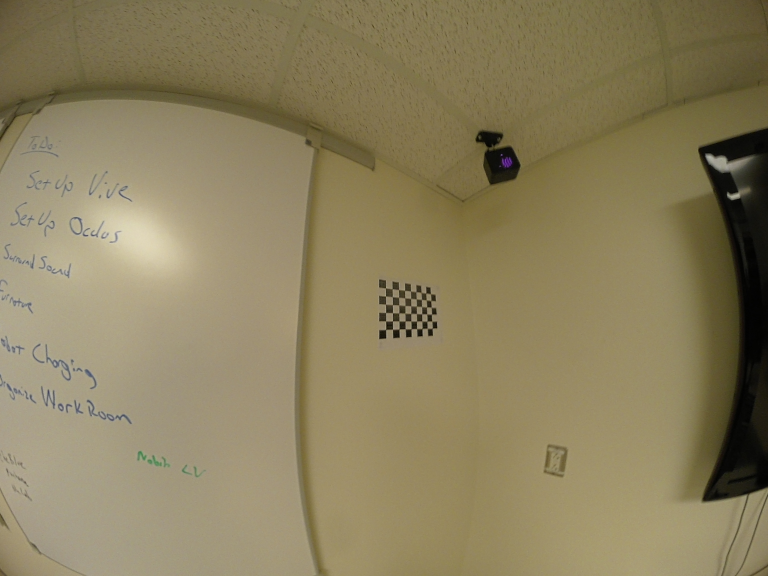
#> input picture stitcher/distortion_corrector/calibrate/inputs/104_0001.JPG, 2304 x 1728 px (shown at 1/3 size); its folder holds only this picture in this run
$ python calibrate.py inputs/104_0001.JPG
#> lines starting #> are read from the running program, lines starting #| are printed output that depends on the picture; long printed decimals are rounded
#!/usr/bin/env python

"""
camera calibration for distorted images with chess board samples
reads distorted images, calculates the calibration and write undistorted images

usage:
    calibrate.py [--debug <output path>] [--square_size] [<image mask>]

default values:
    --debug:    ./output/
    --square_size: 1.0
    <image mask> defaults to ../data/left*.jpg
"""

from __future__ import print_function
import os
import sys
import getopt
from glob import glob
import numpy as np
import cv2
import imutils

# pylint: disable=R0914
def main():
    """
    Calibration routine
    """
    args, img_mask = getopt.getopt(sys.argv[1:], '', ['debug=', 'square_size='])
    args = dict(args)
    args.setdefault('--debug', './output/')
    args.setdefault('--square_size', 1.0)
    if not img_mask:
        img_mask = 'inputs/*'
    else:
        img_mask = img_mask[0]

    img_names = glob(img_mask)
    debug_dir = args.get('--debug')
    if not os.path.isdir(debug_dir):
        os.mkdir(debug_dir)
    square_size = float(args.get('--square_size'))

    pattern_size = (9, 6)
    pattern_points = np.zeros((np.prod(pattern_size), 3), np.float32)
    pattern_points[:, :2] = np.indices(pattern_size).T.reshape(-1, 2)
    pattern_points *= square_size

    obj_points = []
    img_points = []
    height, width = 0, 0
    for filename in img_names:
        print('processing %s... ' % filename, end='')
        img = cv2.imread(filename, 0)
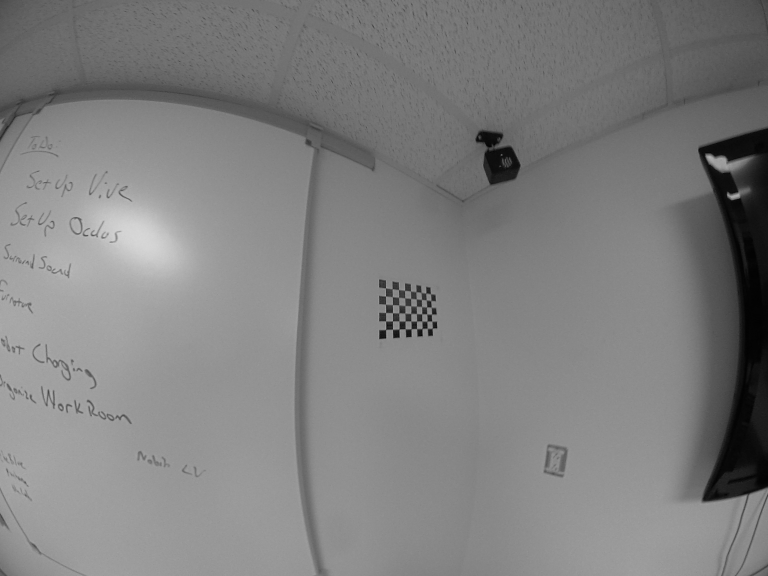
#> img: shape (1728, 2304) (shown at 1/3 size); min 1, max 218, mean 127.8
        if img is None:
            print("Failed to load", filename)
            continue

        height, width = img.shape[:2]
#> height = 1728; width = 2304
        found, corners = cv2.findChessboardCorners(img, pattern_size)
#> found = True; corners = 54 rows, first 8: [1157.9, 863.7], [1176.8, 866.8], [1196.7, 869.2], [1214.3, 870.8], [1232.7, 872.5], [1249, 876.5], [1264, 878.5], [1277.5, 879.2]
        if found:
            term = (cv2.TERM_CRITERIA_EPS + cv2.TERM_CRITERIA_COUNT, 30, 0.1)
            cv2.cornerSubPix(img, corners, (5, 5), (-1, -1), term)

        # [8 lines of commented-out code are left out]

        if not found:
            print('Chessboard not found.')
            continue

        img_points.append(corners.reshape(-1, 2))
        obj_points.append(pattern_points)

        print('ok')

    # calculate camera distortion
    rms, camera_matrix, dist_coefs, _, _ = cv2.calibrateCamera(obj_points,
                                                               img_points,
                                                               (width, height),
                                                               None, None)
#> rms = 0.333; camera_matrix = [[817.7, 0, 1147.7], [0, 691.8, 872.4], [0, 0, 1]]; dist_coefs = [[-1.34, -3.42, 0.105, 0.042, 161.4]]

    print("\nRMS:", rms)
#| RMS: 0.3334
    print("camera matrix:\n", camera_matrix)
#| camera matrix:
#|  [[8.17729421e+02 0.00000000e+00 1.14765516e+03]
#|  [0.00000000e+00 6.91767936e+02 8.72443389e+02]
#|  [0.00000000e+00 0.00000000e+00 1.00000000e+00]]
    print("distortion coefficients: ", dist_coefs.ravel())
#| distortion coefficients:  [-1.33940112e+00 -3.42069201e+00  1.05320163e-01  4.20116468e-02
#|   1.61371087e+02]

    dist_coefs = dist_coefs.ravel()
#> dist_coefs = [-1.34, -3.42, 0.105, 0.042, 161.4]
    for i in range(3):
        i = i+2
        dist_coefs[i] = 0
#> after the loop, dist_coefs = [-1.34, -3.42, 0, 0, 0]
    print(dist_coefs)
#| [-1.339 -3.421  0.          0.          0.        ]
#> (the run stopped early here; a loop or call above may not have finished)

$ run again, on stitcher/distortion_corrector/calibrate/inputs/104_0005.JPG
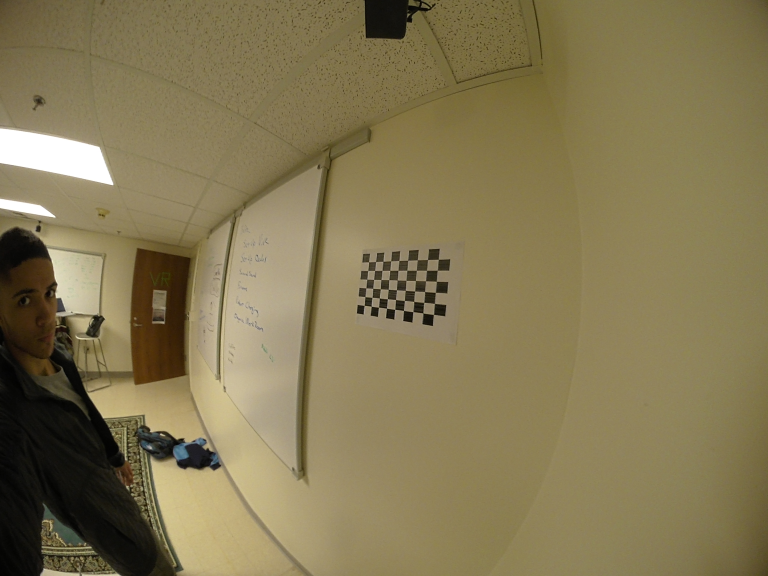
#> input picture stitcher/distortion_corrector/calibrate/inputs/104_0005.JPG, 2304 x 1728 px (shown at 1/3 size)
#> in main, `img = cv2.imread(filename, 0)`:
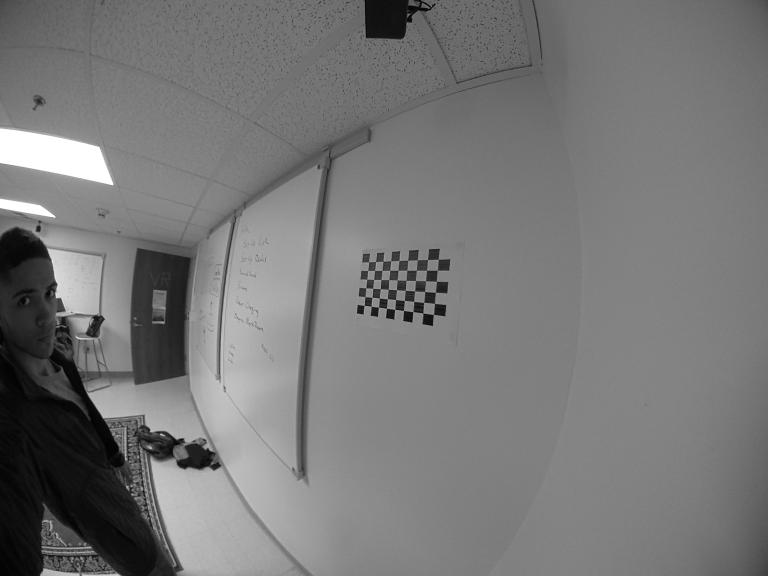
#> img: shape (1728, 2304) (shown at 1/3 size); min 0, max 255, mean 119.2
#> found = True; corners = 54 rows, first 8: [1107.4, 786], [1128.1, 786.4], [1150.1, 784.8], [1173.6, 784.2], [1197.5, 782.8], [1224.5, 782.2], [1252.4, 780.5], [1283.7, 780.4]
#> in main, `rms, camera_matrix, dist_coefs, _, _ = cv2.calibrateCamera(obj_points,..`: rms = 0.379; camera_matrix = [[593.6, 0, 1153.2], [0, 590, 871.4], [0, 0, 1]]; dist_coefs = [[-0.38, 4.75, -0.000927, 0.0313, -20.88]]
#| RMS: 0.3788
#| camera matrix:
#|  [[5.93558077e+02 0.00000000e+00 1.15318450e+03]
#|  [0.00000000e+00 5.89967358e+02 8.71434190e+02]
#|  [0.00000000e+00 0.00000000e+00 1.00000000e+00]]
#| distortion coefficients:  [-3.80162356e-01  4.75079801e+00 -9.27224199e-04  3.12538014e-02
#|  -2.08807524e+01]
#> in main, `dist_coefs = dist_coefs.ravel()`: dist_coefs = [-0.38, 4.75, -0.000927, 0.0313, -20.88]
#> after the loop in main, `for i in range(3):`: dist_coefs = [-0.38, 4.75, 0, 0, 0]
#| [-0.3802  4.751  0.          0.          0.        ]

$ run again, on stitcher/distortion_corrector/calibrate/inputs/104_0006.JPG
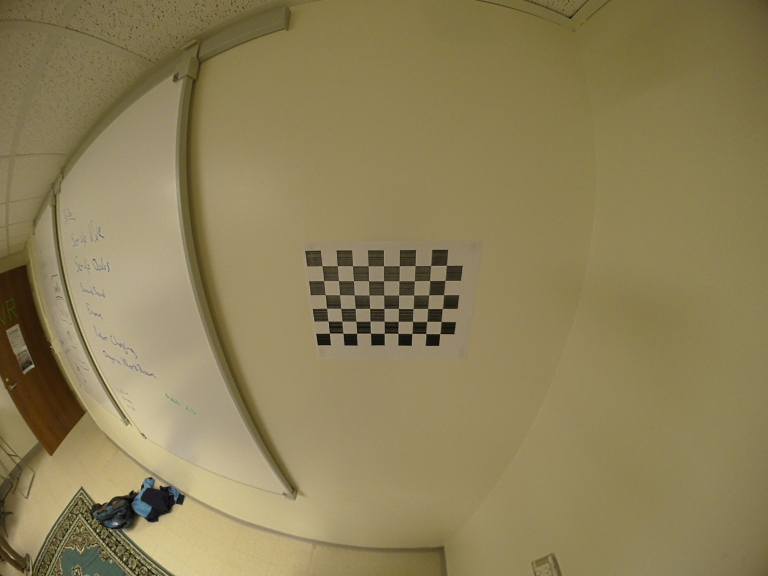
#> input picture stitcher/distortion_corrector/calibrate/inputs/104_0006.JPG, 2304 x 1728 px (shown at 1/3 size)
#> in main, `img = cv2.imread(filename, 0)`:
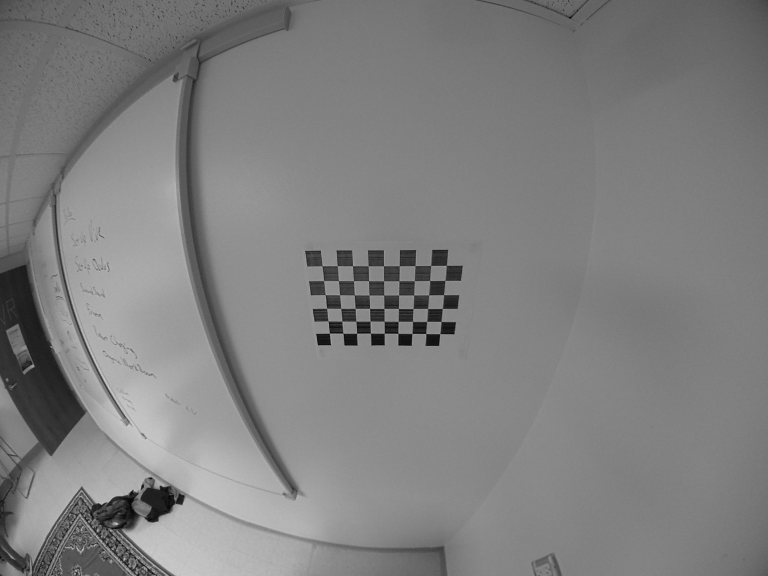
#> img: shape (1728, 2304) (shown at 1/3 size); min 1, max 238, mean 127.5
#> found = True; corners = 54 rows, first 8: [967.2, 798.2], [1012.4, 797.9], [1059.3, 798.1], [1105, 798.3], [1151.8, 797.9], [1197.7, 797.8], [1245.6, 798.5], [1291.8, 797.1]
#> in main, `rms, camera_matrix, dist_coefs, _, _ = cv2.calibrateCamera(obj_points,..`: rms = 0.335; camera_matrix = [[499.8, 0, 1154.8], [0, 504.6, 811.8], [0, 0, 1]]; dist_coefs = [[-0.0719, 0.285, -0.00828, 0.00536, -0.118]]
#| RMS: 0.3353
#| camera matrix:
#|  [[4.99819033e+02 0.00000000e+00 1.15484050e+03]
#|  [0.00000000e+00 5.04610533e+02 8.11833743e+02]
#|  [0.00000000e+00 0.00000000e+00 1.00000000e+00]]
#| distortion coefficients:  [-0.07187  0.2847 -0.008278  0.00536 -0.1183]
#> in main, `dist_coefs = dist_coefs.ravel()`: dist_coefs = [-0.0719, 0.285, -0.00828, 0.00536, -0.118]
#> after the loop in main, `for i in range(3):`: dist_coefs = [-0.0719, 0.285, 0, 0, 0]
#| [-0.07187  0.2847  0.          0.          0.        ]

$ run again, on stitcher/distortion_corrector/calibrate/inputs/104_0007.JPG
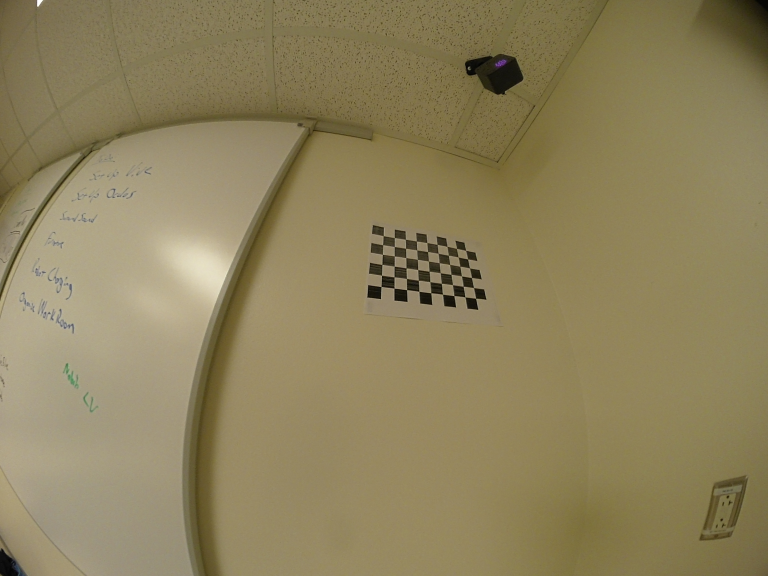
#> input picture stitcher/distortion_corrector/calibrate/inputs/104_0007.JPG, 2304 x 1728 px (shown at 1/3 size)
#> in main, `img = cv2.imread(filename, 0)`:
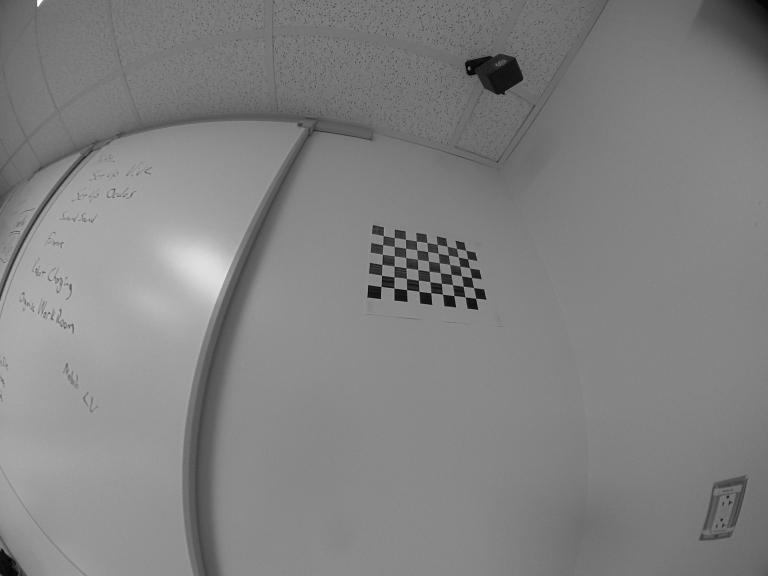
#> img: shape (1728, 2304) (shown at 1/3 size); min 0, max 255, mean 129.3
#> found = True; corners = 54 rows, first 8: [1150.1, 708.7], [1184, 714.1], [1216.3, 719.6], [1249.6, 723.8], [1281.3, 729.3], [1311.7, 733.7], [1341.6, 740.4], [1369.6, 745.9]
#> in main, `rms, camera_matrix, dist_coefs, _, _ = cv2.calibrateCamera(obj_points,..`: rms = 0.375; camera_matrix = [[548.9, 0, 1148.8], [0, 568.2, 942.6], [0, 0, 1]]; dist_coefs = [[-0.228, 1.06, -0.00567, -0.00347, -2.15]]
#| RMS: 0.3749
#| camera matrix:
#|  [[5.48878888e+02 0.00000000e+00 1.14877656e+03]
#|  [0.00000000e+00 5.68200300e+02 9.42615071e+02]
#|  [0.00000000e+00 0.00000000e+00 1.00000000e+00]]
#| distortion coefficients:  [-0.2284   1.062 -0.005675 -0.003471 -2.150]
#> in main, `dist_coefs = dist_coefs.ravel()`: dist_coefs = [-0.228, 1.06, -0.00567, -0.00347, -2.15]
#> after the loop in main, `for i in range(3):`: dist_coefs = [-0.228, 1.06, 0, 0, 0]
#| [-0.2284   1.062  0.          0.          0.        ]

$ run again, on stitcher/distortion_corrector/calibrate/inputs/104_0002.JPG
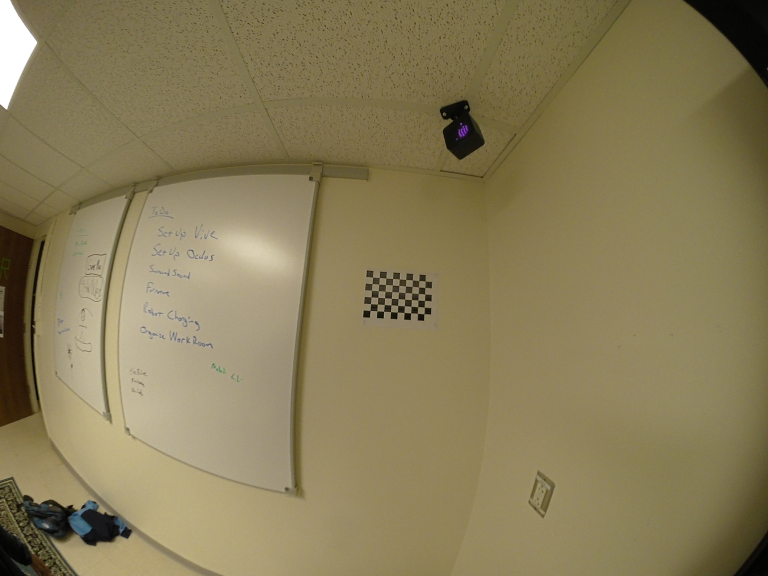
#> input picture stitcher/distortion_corrector/calibrate/inputs/104_0002.JPG, 2304 x 1728 px (shown at 1/3 size)
#> in main, `img = cv2.imread(filename, 0)`:
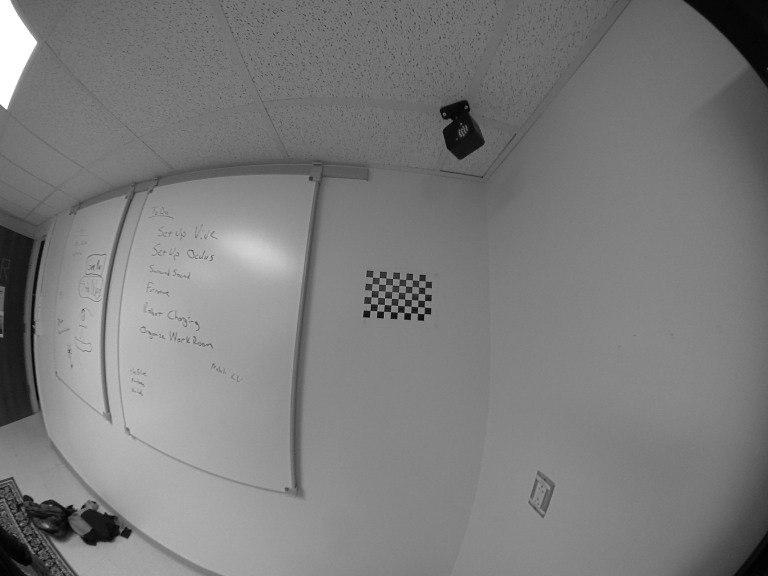
#> img: shape (1728, 2304) (shown at 1/3 size); min 0, max 255, mean 123.9
#> found = True; corners = 54 rows, first 8: [1118.7, 832.5], [1138.8, 834.1], [1158.6, 835.3], [1179.1, 837.2], [1198.6, 838.3], [1218.6, 839.2], [1237.4, 841.7], [1257, 842.5]
#> in main, `rms, camera_matrix, dist_coefs, _, _ = cv2.calibrateCamera(obj_points,..`: rms = 0.186; camera_matrix = [[322.5, 0, 1143.9], [0, 314.6, 842.2], [0, 0, 1]]; dist_coefs = [[-0.182, 0.441, 0.0127, 0.00623, -0.461]]
#| RMS: 0.1861
#| camera matrix:
#|  [[3.22509836e+02 0.00000000e+00 1.14390092e+03]
#|  [0.00000000e+00 3.14620896e+02 8.42226605e+02]
#|  [0.00000000e+00 0.00000000e+00 1.00000000e+00]]
#| distortion coefficients:  [-0.1818  0.4414  0.01275  0.006226 -0.4612]
#> in main, `dist_coefs = dist_coefs.ravel()`: dist_coefs = [-0.182, 0.441, 0.0127, 0.00623, -0.461]
#> after the loop in main, `for i in range(3):`: dist_coefs = [-0.182, 0.441, 0, 0, 0]
#| [-0.1818  0.4414  0.          0.          0.        ]
